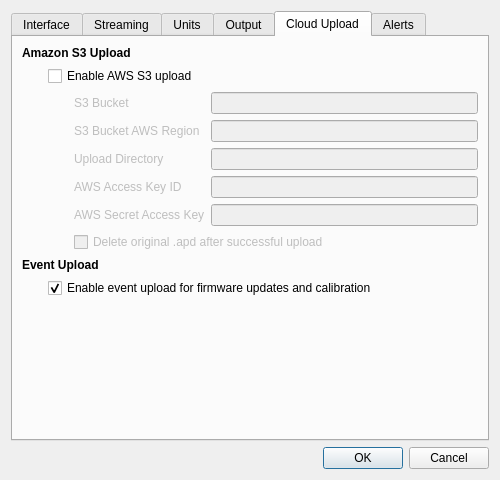
<?xml version="1.0" encoding="UTF-8"?>
<ui version="4.0">
 <class>PreferencesDialog</class>
 <widget class="QDialog" name="PreferencesDialog">
  <property name="geometry">
   <rect>
    <x>0</x>
    <y>0</y>
    <width>500</width>
    <height>480</height>
   </rect>
  </property>
  <property name="windowTitle">
   <string>Preferences</string>
  </property>
  <layout class="QGridLayout" name="gridLayout_5">
   <item row="0" column="0">
    <widget class="QTabWidget" name="tabWidget">
     <property name="currentIndex">
      <number>4</number>
     </property>
     <widget class="QWidget" name="interfaceTab">
      <attribute name="title">
       <string>Interface</string>
      </attribute>
      <layout class="QGridLayout" name="gridLayout_8" columnstretch="0,1">
       <item row="2" column="1">
        <widget class="QRadioButton" name="lightMode">
         <property name="text">
          <string>Light Mode</string>
         </property>
        </widget>
       </item>
       <item row="6" column="0" colspan="2">
        <spacer name="verticalSpacer_12">
         <property name="orientation">
          <enum>Qt::Vertical</enum>
         </property>
         <property name="sizeHint" stdset="0">
          <size>
           <width>369</width>
           <height>223</height>
          </size>
         </property>
        </spacer>
       </item>
       <item row="3" column="0" colspan="2">
        <widget class="QLabel" name="supplyChecksLabel">
         <property name="font">
          <font>
           <bold>true</bold>
          </font>
         </property>
         <property name="text">
          <string>Supply Checks</string>
         </property>
        </widget>
       </item>
       <item row="0" column="0" colspan="2">
        <widget class="QLabel" name="displayModeLabel">
         <property name="font">
          <font>
           <bold>true</bold>
          </font>
         </property>
         <property name="text">
          <string>Display Mode</string>
         </property>
        </widget>
       </item>
       <item row="1" column="1">
        <widget class="QRadioButton" name="darkMode">
         <property name="text">
          <string>Dark Mode</string>
         </property>
        </widget>
       </item>
       <item row="1" column="0">
        <spacer name="horizontalSpacer_6">
         <property name="orientation">
          <enum>Qt::Horizontal</enum>
         </property>
         <property name="sizeType">
          <enum>QSizePolicy::Fixed</enum>
         </property>
         <property name="sizeHint" stdset="0">
          <size>
           <width>20</width>
           <height>10</height>
          </size>
         </property>
        </spacer>
       </item>
       <item row="4" column="1">
        <widget class="QCheckBox" name="showSupplyChecks">
         <property name="text">
          <string>Show supply checks in device info panel</string>
         </property>
        </widget>
       </item>
      </layout>
     </widget>
     <widget class="QWidget" name="streamingTab">
      <attribute name="title">
       <string>Streaming</string>
      </attribute>
      <layout class="QGridLayout" name="gridLayout_3">
       <item row="1" column="0">
        <spacer name="horizontalSpacer_3">
         <property name="orientation">
          <enum>Qt::Horizontal</enum>
         </property>
         <property name="sizeType">
          <enum>QSizePolicy::Fixed</enum>
         </property>
         <property name="sizeHint" stdset="0">
          <size>
           <width>20</width>
           <height>10</height>
          </size>
         </property>
        </spacer>
       </item>
       <item row="1" column="1">
        <widget class="QCheckBox" name="automaticRGBCheckBox">
         <property name="text">
          <string>Automatically set RGB LEDs when connecting/disconnecting</string>
         </property>
         <property name="checked">
          <bool>true</bool>
         </property>
        </widget>
       </item>
       <item row="0" column="0" colspan="2">
        <widget class="QLabel" name="ledsLabel">
         <property name="font">
          <font>
           <bold>true</bold>
          </font>
         </property>
         <property name="text">
          <string>RGB LEDs</string>
         </property>
        </widget>
       </item>
       <item row="5" column="0" colspan="2">
        <spacer name="verticalSpacer_9">
         <property name="orientation">
          <enum>Qt::Vertical</enum>
         </property>
         <property name="sizeHint" stdset="0">
          <size>
           <width>369</width>
           <height>243</height>
          </size>
         </property>
        </spacer>
       </item>
       <item row="2" column="0" colspan="2">
        <widget class="QLabel" name="downsamplingLabel">
         <property name="font">
          <font>
           <bold>true</bold>
          </font>
         </property>
         <property name="text">
          <string>Downsampling (time domain graph only)</string>
         </property>
        </widget>
       </item>
       <item row="3" column="1">
        <widget class="QCheckBox" name="downsampleCheckBox">
         <property name="text">
          <string>Downsample high speed channels</string>
         </property>
         <property name="checked">
          <bool>true</bool>
         </property>
        </widget>
       </item>
       <item row="4" column="1">
        <widget class="QCheckBox" name="plotMeanCheckBox">
         <property name="text">
          <string>Plot 1 second mean</string>
         </property>
        </widget>
       </item>
      </layout>
     </widget>
     <widget class="QWidget" name="unitTab">
      <attribute name="title">
       <string>Units</string>
      </attribute>
      <layout class="QGridLayout" name="gridLayout">
       <item row="0" column="0" colspan="2">
        <widget class="QLabel" name="unitsLabel">
         <property name="font">
          <font>
           <bold>true</bold>
          </font>
         </property>
         <property name="text">
          <string>Display Units</string>
         </property>
        </widget>
       </item>
       <item row="1" column="0">
        <spacer name="horizontalSpacer">
         <property name="orientation">
          <enum>Qt::Horizontal</enum>
         </property>
         <property name="sizeType">
          <enum>QSizePolicy::Fixed</enum>
         </property>
         <property name="sizeHint" stdset="0">
          <size>
           <width>20</width>
           <height>10</height>
          </size>
         </property>
        </spacer>
       </item>
       <item row="4" column="0" colspan="2">
        <spacer name="verticalSpacer_7">
         <property name="orientation">
          <enum>Qt::Vertical</enum>
         </property>
         <property name="sizeHint" stdset="0">
          <size>
           <width>20</width>
           <height>0</height>
          </size>
         </property>
        </spacer>
       </item>
       <item row="1" column="1">
        <widget class="UnitPreferencesWidget" name="unitPreferences" native="true"/>
       </item>
      </layout>
     </widget>
     <widget class="QWidget" name="outputTab">
      <attribute name="title">
       <string>Output</string>
      </attribute>
      <layout class="QGridLayout" name="gridLayout_2" columnstretch="0,0,1,0">
       <item row="8" column="1">
        <spacer name="horizontalSpacer_9">
         <property name="orientation">
          <enum>Qt::Horizontal</enum>
         </property>
         <property name="sizeType">
          <enum>QSizePolicy::Fixed</enum>
         </property>
         <property name="sizeHint" stdset="0">
          <size>
           <width>20</width>
           <height>10</height>
          </size>
         </property>
        </spacer>
       </item>
       <item row="6" column="0" colspan="4">
        <widget class="QLabel" name="connectivityLabel">
         <property name="font">
          <font>
           <bold>true</bold>
          </font>
         </property>
         <property name="text">
          <string>Connectivity</string>
         </property>
        </widget>
       </item>
       <item row="1" column="1" colspan="3">
        <layout class="QHBoxLayout" name="horizontalLayout">
         <item>
          <widget class="QLineEdit" name="outputLocation"/>
         </item>
         <item>
          <widget class="QPushButton" name="browseButton">
           <property name="text">
            <string>Browse...</string>
           </property>
          </widget>
         </item>
        </layout>
       </item>
       <item row="5" column="3">
        <widget class="QSpinBox" name="compressionLevel">
         <property name="minimum">
          <number>0</number>
         </property>
         <property name="maximum">
          <number>9</number>
         </property>
         <property name="value">
          <number>6</number>
         </property>
        </widget>
       </item>
       <item row="0" column="0" colspan="4">
        <widget class="QLabel" name="outputLocationLabel">
         <property name="font">
          <font>
           <bold>true</bold>
          </font>
         </property>
         <property name="text">
          <string>Output Location</string>
         </property>
        </widget>
       </item>
       <item row="3" column="0" colspan="4">
        <widget class="QLabel" name="compressionLabel">
         <property name="font">
          <font>
           <bold>true</bold>
          </font>
         </property>
         <property name="text">
          <string>Compression</string>
         </property>
        </widget>
       </item>
       <item row="1" column="0">
        <spacer name="horizontalSpacer_2">
         <property name="orientation">
          <enum>Qt::Horizontal</enum>
         </property>
         <property name="sizeType">
          <enum>QSizePolicy::Fixed</enum>
         </property>
         <property name="sizeHint" stdset="0">
          <size>
           <width>20</width>
           <height>10</height>
          </size>
         </property>
        </spacer>
       </item>
       <item row="7" column="1" colspan="3">
        <widget class="QCheckBox" name="runModbusCheckBox">
         <property name="text">
          <string>Run Modbus TCP server (NOTE: devices must be enabled individually)</string>
         </property>
        </widget>
       </item>
       <item row="11" column="0" colspan="4">
        <spacer name="verticalSpacer_8">
         <property name="orientation">
          <enum>Qt::Vertical</enum>
         </property>
         <property name="sizeHint" stdset="0">
          <size>
           <width>369</width>
           <height>237</height>
          </size>
         </property>
        </spacer>
       </item>
       <item row="8" column="2">
        <widget class="QLabel" name="modbusPortLabel">
         <property name="enabled">
          <bool>false</bool>
         </property>
         <property name="text">
          <string>Modbus TCP Port (default 502)</string>
         </property>
        </widget>
       </item>
       <item row="5" column="1" colspan="2">
        <widget class="QLabel" name="compressionLevelLabel">
         <property name="text">
          <string>Compression Level (default 6)</string>
         </property>
        </widget>
       </item>
       <item row="8" column="3">
        <widget class="QSpinBox" name="modbusPort">
         <property name="enabled">
          <bool>false</bool>
         </property>
         <property name="minimum">
          <number>1</number>
         </property>
         <property name="maximum">
          <number>65535</number>
         </property>
         <property name="value">
          <number>502</number>
         </property>
        </widget>
       </item>
      </layout>
     </widget>
     <widget class="QWidget" name="uploadTab">
      <attribute name="title">
       <string>Cloud Upload</string>
      </attribute>
      <layout class="QGridLayout" name="gridLayout_4">
       <item row="2" column="1">
        <spacer name="horizontalSpacer_5">
         <property name="orientation">
          <enum>Qt::Horizontal</enum>
         </property>
         <property name="sizeType">
          <enum>QSizePolicy::Fixed</enum>
         </property>
         <property name="sizeHint" stdset="0">
          <size>
           <width>20</width>
           <height>10</height>
          </size>
         </property>
        </spacer>
       </item>
       <item row="3" column="3">
        <widget class="QLineEdit" name="awsRegion">
         <property name="enabled">
          <bool>false</bool>
         </property>
        </widget>
       </item>
       <item row="9" column="1" colspan="3">
        <widget class="QCheckBox" name="eventUploadEnabled">
         <property name="text">
          <string>Enable event upload for firmware updates and calibration</string>
         </property>
         <property name="checked">
          <bool>true</bool>
         </property>
        </widget>
       </item>
       <item row="1" column="0">
        <spacer name="horizontalSpacer_4">
         <property name="orientation">
          <enum>Qt::Horizontal</enum>
         </property>
         <property name="sizeType">
          <enum>QSizePolicy::Fixed</enum>
         </property>
         <property name="sizeHint" stdset="0">
          <size>
           <width>20</width>
           <height>10</height>
          </size>
         </property>
        </spacer>
       </item>
       <item row="6" column="3">
        <widget class="QLineEdit" name="uploadSecretAccessKey">
         <property name="enabled">
          <bool>false</bool>
         </property>
         <property name="echoMode">
          <enum>QLineEdit::PasswordEchoOnEdit</enum>
         </property>
        </widget>
       </item>
       <item row="5" column="3">
        <widget class="QLineEdit" name="uploadAccessKeyID">
         <property name="enabled">
          <bool>false</bool>
         </property>
        </widget>
       </item>
       <item row="10" column="0" colspan="4">
        <spacer name="verticalSpacer_10">
         <property name="orientation">
          <enum>Qt::Vertical</enum>
         </property>
         <property name="sizeHint" stdset="0">
          <size>
           <width>0</width>
           <height>0</height>
          </size>
         </property>
        </spacer>
       </item>
       <item row="6" column="2">
        <widget class="QLabel" name="uploadSecretAccessKeyLabel">
         <property name="enabled">
          <bool>false</bool>
         </property>
         <property name="text">
          <string>AWS Secret Access Key</string>
         </property>
        </widget>
       </item>
       <item row="1" column="1" colspan="3">
        <widget class="QCheckBox" name="enableUpload">
         <property name="text">
          <string>Enable AWS S3 upload</string>
         </property>
        </widget>
       </item>
       <item row="8" column="0" colspan="4">
        <widget class="QLabel" name="eventUploadLabel">
         <property name="font">
          <font>
           <bold>true</bold>
          </font>
         </property>
         <property name="text">
          <string>Event Upload</string>
         </property>
        </widget>
       </item>
       <item row="4" column="2">
        <widget class="QLabel" name="uploadDirectoryLabel">
         <property name="enabled">
          <bool>false</bool>
         </property>
         <property name="text">
          <string>Upload Directory</string>
         </property>
        </widget>
       </item>
       <item row="3" column="2">
        <widget class="QLabel" name="awsRegionLabel">
         <property name="enabled">
          <bool>false</bool>
         </property>
         <property name="text">
          <string>S3 Bucket AWS Region</string>
         </property>
        </widget>
       </item>
       <item row="4" column="3">
        <widget class="QLineEdit" name="uploadDirectory">
         <property name="enabled">
          <bool>false</bool>
         </property>
        </widget>
       </item>
       <item row="0" column="0" colspan="3">
        <widget class="QLabel" name="s3UploadLabel">
         <property name="font">
          <font>
           <bold>true</bold>
          </font>
         </property>
         <property name="text">
          <string>Amazon S3 Upload</string>
         </property>
        </widget>
       </item>
       <item row="5" column="2">
        <widget class="QLabel" name="uploadAccessKeyIDLabel">
         <property name="enabled">
          <bool>false</bool>
         </property>
         <property name="text">
          <string>AWS Access Key ID</string>
         </property>
        </widget>
       </item>
       <item row="7" column="2" colspan="2">
        <widget class="QCheckBox" name="uploadDeleteOriginal">
         <property name="enabled">
          <bool>false</bool>
         </property>
         <property name="text">
          <string>Delete original .apd after successful upload</string>
         </property>
        </widget>
       </item>
       <item row="2" column="2">
        <widget class="QLabel" name="s3BucketLabel">
         <property name="enabled">
          <bool>false</bool>
         </property>
         <property name="text">
          <string>S3 Bucket</string>
         </property>
        </widget>
       </item>
       <item row="2" column="3">
        <widget class="QLineEdit" name="s3Bucket">
         <property name="enabled">
          <bool>false</bool>
         </property>
        </widget>
       </item>
      </layout>
     </widget>
     <widget class="QWidget" name="alertTab">
      <attribute name="title">
       <string>Alerts</string>
      </attribute>
      <layout class="QGridLayout" name="gridLayout_6">
       <item row="1" column="0">
        <spacer name="horizontalSpacer_7">
         <property name="orientation">
          <enum>Qt::Horizontal</enum>
         </property>
         <property name="sizeType">
          <enum>QSizePolicy::Fixed</enum>
         </property>
         <property name="sizeHint" stdset="0">
          <size>
           <width>20</width>
           <height>10</height>
          </size>
         </property>
        </spacer>
       </item>
       <item row="0" column="0" colspan="3">
        <widget class="QLabel" name="alertEmailLabel">
         <property name="font">
          <font>
           <bold>true</bold>
          </font>
         </property>
         <property name="text">
          <string>Alert Email</string>
         </property>
        </widget>
       </item>
       <item row="3" column="0" colspan="3">
        <spacer name="verticalSpacer_11">
         <property name="orientation">
          <enum>Qt::Vertical</enum>
         </property>
         <property name="sizeHint" stdset="0">
          <size>
           <width>369</width>
           <height>284</height>
          </size>
         </property>
        </spacer>
       </item>
       <item row="2" column="2">
        <widget class="QWidget" name="smtpWidget" native="true">
         <property name="enabled">
          <bool>false</bool>
         </property>
         <property name="sizePolicy">
          <sizepolicy hsizetype="Minimum" vsizetype="Minimum">
           <horstretch>1</horstretch>
           <verstretch>1</verstretch>
          </sizepolicy>
         </property>
         <layout class="QGridLayout" name="gridLayout_7">
          <property name="leftMargin">
           <number>0</number>
          </property>
          <property name="topMargin">
           <number>0</number>
          </property>
          <property name="rightMargin">
           <number>0</number>
          </property>
          <property name="bottomMargin">
           <number>0</number>
          </property>
          <item row="1" column="0">
           <widget class="QLabel" name="toAddressLabel">
            <property name="text">
             <string>To Address</string>
            </property>
            <property name="buddy">
             <cstring>toAddress</cstring>
            </property>
           </widget>
          </item>
          <item row="8" column="0">
           <widget class="QLabel" name="smtpUserLabel">
            <property name="text">
             <string>SMTP User</string>
            </property>
            <property name="buddy">
             <cstring>smtpUser</cstring>
            </property>
           </widget>
          </item>
          <item row="0" column="1">
           <widget class="QLineEdit" name="fromAddress"/>
          </item>
          <item row="2" column="1">
           <widget class="QLineEdit" name="smtpHost"/>
          </item>
          <item row="9" column="0">
           <widget class="QLabel" name="smtpPasswordLabel">
            <property name="text">
             <string>SMTP Password</string>
            </property>
            <property name="buddy">
             <cstring>smtpPassword</cstring>
            </property>
           </widget>
          </item>
          <item row="9" column="1">
           <widget class="QLineEdit" name="smtpPassword">
            <property name="echoMode">
             <enum>QLineEdit::PasswordEchoOnEdit</enum>
            </property>
           </widget>
          </item>
          <item row="2" column="0">
           <widget class="QLabel" name="smtpHostLabel">
            <property name="text">
             <string>SMTP Server Host</string>
            </property>
            <property name="buddy">
             <cstring>smtpHost</cstring>
            </property>
           </widget>
          </item>
          <item row="5" column="0">
           <widget class="QRadioButton" name="useSSL">
            <property name="text">
             <string>SSL/TLS</string>
            </property>
           </widget>
          </item>
          <item row="0" column="0">
           <widget class="QLabel" name="fromAddressLabel">
            <property name="text">
             <string>From Address</string>
            </property>
            <property name="buddy">
             <cstring>fromAddress</cstring>
            </property>
           </widget>
          </item>
          <item row="3" column="0">
           <widget class="QLabel" name="smtpPortLabel">
            <property name="text">
             <string>SMTP Server Port</string>
            </property>
           </widget>
          </item>
          <item row="3" column="1">
           <widget class="QSpinBox" name="smtpPort">
            <property name="minimum">
             <number>1</number>
            </property>
            <property name="maximum">
             <number>65535</number>
            </property>
           </widget>
          </item>
          <item row="4" column="0">
           <widget class="QRadioButton" name="useSTARTTLS">
            <property name="text">
             <string>STARTTLS</string>
            </property>
            <property name="checked">
             <bool>true</bool>
            </property>
           </widget>
          </item>
          <item row="8" column="1">
           <widget class="QLineEdit" name="smtpUser"/>
          </item>
          <item row="6" column="0">
           <widget class="QRadioButton" name="noSecurity">
            <property name="text">
             <string>No Security</string>
            </property>
           </widget>
          </item>
          <item row="1" column="1">
           <widget class="QLineEdit" name="toAddress"/>
          </item>
          <item row="7" column="0" colspan="2">
           <widget class="QCheckBox" name="useAuthentication">
            <property name="text">
             <string>Use Authentication</string>
            </property>
            <property name="checked">
             <bool>true</bool>
            </property>
           </widget>
          </item>
          <item row="10" column="0">
           <widget class="QPushButton" name="testEmail">
            <property name="enabled">
             <bool>false</bool>
            </property>
            <property name="text">
             <string>Send Test Email</string>
            </property>
           </widget>
          </item>
         </layout>
        </widget>
       </item>
       <item row="2" column="1">
        <spacer name="horizontalSpacer_8">
         <property name="orientation">
          <enum>Qt::Horizontal</enum>
         </property>
         <property name="sizeType">
          <enum>QSizePolicy::Fixed</enum>
         </property>
         <property name="sizeHint" stdset="0">
          <size>
           <width>20</width>
           <height>10</height>
          </size>
         </property>
        </spacer>
       </item>
       <item row="1" column="1" colspan="2">
        <widget class="QCheckBox" name="enableAlertEmail">
         <property name="text">
          <string>Send email when alert is generated</string>
         </property>
        </widget>
       </item>
      </layout>
     </widget>
    </widget>
   </item>
   <item row="1" column="0">
    <widget class="QDialogButtonBox" name="buttonBox">
     <property name="orientation">
      <enum>Qt::Horizontal</enum>
     </property>
     <property name="standardButtons">
      <set>QDialogButtonBox::Cancel|QDialogButtonBox::Ok</set>
     </property>
    </widget>
   </item>
  </layout>
 </widget>
 <customwidgets>
  <customwidget>
   <class>UnitPreferencesWidget</class>
   <extends>QWidget</extends>
   <header location="global">hyperborea.unit_preferences</header>
   <container>1</container>
  </customwidget>
 </customwidgets>
 <tabstops>
  <tabstop>tabWidget</tabstop>
  <tabstop>enableAlertEmail</tabstop>
  <tabstop>fromAddress</tabstop>
  <tabstop>toAddress</tabstop>
  <tabstop>smtpHost</tabstop>
  <tabstop>useSTARTTLS</tabstop>
  <tabstop>useSSL</tabstop>
  <tabstop>noSecurity</tabstop>
  <tabstop>useAuthentication</tabstop>
  <tabstop>smtpUser</tabstop>
  <tabstop>smtpPassword</tabstop>
  <tabstop>downsampleCheckBox</tabstop>
  <tabstop>automaticRGBCheckBox</tabstop>
  <tabstop>outputLocation</tabstop>
  <tabstop>browseButton</tabstop>
  <tabstop>compressionLevel</tabstop>
  <tabstop>enableUpload</tabstop>
  <tabstop>uploadSecretAccessKey</tabstop>
  <tabstop>uploadDeleteOriginal</tabstop>
  <tabstop>s3Bucket</tabstop>
  <tabstop>awsRegion</tabstop>
  <tabstop>uploadDirectory</tabstop>
  <tabstop>uploadAccessKeyID</tabstop>
 </tabstops>
 <resources/>
 <connections>
  <connection>
   <sender>buttonBox</sender>
   <signal>accepted()</signal>
   <receiver>PreferencesDialog</receiver>
   <slot>accept()</slot>
   <hints>
    <hint type="sourcelabel">
     <x>275</x>
     <y>470</y>
    </hint>
    <hint type="destinationlabel">
     <x>157</x>
     <y>274</y>
    </hint>
   </hints>
  </connection>
  <connection>
   <sender>buttonBox</sender>
   <signal>rejected()</signal>
   <receiver>PreferencesDialog</receiver>
   <slot>reject()</slot>
   <hints>
    <hint type="sourcelabel">
     <x>343</x>
     <y>470</y>
    </hint>
    <hint type="destinationlabel">
     <x>286</x>
     <y>274</y>
    </hint>
   </hints>
  </connection>
  <connection>
   <sender>enableUpload</sender>
   <signal>toggled(bool)</signal>
   <receiver>s3BucketLabel</receiver>
   <slot>setEnabled(bool)</slot>
   <hints>
    <hint type="sourcelabel">
     <x>106</x>
     <y>69</y>
    </hint>
    <hint type="destinationlabel">
     <x>113</x>
     <y>93</y>
    </hint>
   </hints>
  </connection>
  <connection>
   <sender>enableUpload</sender>
   <signal>toggled(bool)</signal>
   <receiver>s3Bucket</receiver>
   <slot>setEnabled(bool)</slot>
   <hints>
    <hint type="sourcelabel">
     <x>231</x>
     <y>69</y>
    </hint>
    <hint type="destinationlabel">
     <x>235</x>
     <y>92</y>
    </hint>
   </hints>
  </connection>
  <connection>
   <sender>enableUpload</sender>
   <signal>toggled(bool)</signal>
   <receiver>uploadDirectoryLabel</receiver>
   <slot>setEnabled(bool)</slot>
   <hints>
    <hint type="sourcelabel">
     <x>143</x>
     <y>67</y>
    </hint>
    <hint type="destinationlabel">
     <x>168</x>
     <y>153</y>
    </hint>
   </hints>
  </connection>
  <connection>
   <sender>enableUpload</sender>
   <signal>toggled(bool)</signal>
   <receiver>uploadDirectory</receiver>
   <slot>setEnabled(bool)</slot>
   <hints>
    <hint type="sourcelabel">
     <x>192</x>
     <y>65</y>
    </hint>
    <hint type="destinationlabel">
     <x>340</x>
     <y>153</y>
    </hint>
   </hints>
  </connection>
  <connection>
   <sender>enableUpload</sender>
   <signal>toggled(bool)</signal>
   <receiver>uploadAccessKeyIDLabel</receiver>
   <slot>setEnabled(bool)</slot>
   <hints>
    <hint type="sourcelabel">
     <x>169</x>
     <y>68</y>
    </hint>
    <hint type="destinationlabel">
     <x>185</x>
     <y>179</y>
    </hint>
   </hints>
  </connection>
  <connection>
   <sender>enableUpload</sender>
   <signal>toggled(bool)</signal>
   <receiver>uploadAccessKeyID</receiver>
   <slot>setEnabled(bool)</slot>
   <hints>
    <hint type="sourcelabel">
     <x>356</x>
     <y>84</y>
    </hint>
    <hint type="destinationlabel">
     <x>388</x>
     <y>179</y>
    </hint>
   </hints>
  </connection>
  <connection>
   <sender>enableUpload</sender>
   <signal>toggled(bool)</signal>
   <receiver>uploadSecretAccessKeyLabel</receiver>
   <slot>setEnabled(bool)</slot>
   <hints>
    <hint type="sourcelabel">
     <x>207</x>
     <y>67</y>
    </hint>
    <hint type="destinationlabel">
     <x>171</x>
     <y>205</y>
    </hint>
   </hints>
  </connection>
  <connection>
   <sender>enableUpload</sender>
   <signal>toggled(bool)</signal>
   <receiver>uploadSecretAccessKey</receiver>
   <slot>setEnabled(bool)</slot>
   <hints>
    <hint type="sourcelabel">
     <x>258</x>
     <y>69</y>
    </hint>
    <hint type="destinationlabel">
     <x>375</x>
     <y>205</y>
    </hint>
   </hints>
  </connection>
  <connection>
   <sender>enableUpload</sender>
   <signal>toggled(bool)</signal>
   <receiver>uploadDeleteOriginal</receiver>
   <slot>setEnabled(bool)</slot>
   <hints>
    <hint type="sourcelabel">
     <x>279</x>
     <y>65</y>
    </hint>
    <hint type="destinationlabel">
     <x>309</x>
     <y>228</y>
    </hint>
   </hints>
  </connection>
  <connection>
   <sender>enableUpload</sender>
   <signal>toggled(bool)</signal>
   <receiver>awsRegionLabel</receiver>
   <slot>setEnabled(bool)</slot>
   <hints>
    <hint type="sourcelabel">
     <x>145</x>
     <y>72</y>
    </hint>
    <hint type="destinationlabel">
     <x>147</x>
     <y>120</y>
    </hint>
   </hints>
  </connection>
  <connection>
   <sender>enableUpload</sender>
   <signal>toggled(bool)</signal>
   <receiver>awsRegion</receiver>
   <slot>setEnabled(bool)</slot>
   <hints>
    <hint type="sourcelabel">
     <x>277</x>
     <y>68</y>
    </hint>
    <hint type="destinationlabel">
     <x>271</x>
     <y>124</y>
    </hint>
   </hints>
  </connection>
  <connection>
   <sender>enableAlertEmail</sender>
   <signal>toggled(bool)</signal>
   <receiver>smtpWidget</receiver>
   <slot>setEnabled(bool)</slot>
   <hints>
    <hint type="sourcelabel">
     <x>168</x>
     <y>84</y>
    </hint>
    <hint type="destinationlabel">
     <x>220</x>
     <y>217</y>
    </hint>
   </hints>
  </connection>
  <connection>
   <sender>useAuthentication</sender>
   <signal>toggled(bool)</signal>
   <receiver>smtpUser</receiver>
   <slot>setEnabled(bool)</slot>
   <hints>
    <hint type="sourcelabel">
     <x>186</x>
     <y>296</y>
    </hint>
    <hint type="destinationlabel">
     <x>304</x>
     <y>323</y>
    </hint>
   </hints>
  </connection>
  <connection>
   <sender>useAuthentication</sender>
   <signal>toggled(bool)</signal>
   <receiver>smtpPassword</receiver>
   <slot>setEnabled(bool)</slot>
   <hints>
    <hint type="sourcelabel">
     <x>248</x>
     <y>296</y>
    </hint>
    <hint type="destinationlabel">
     <x>353</x>
     <y>350</y>
    </hint>
   </hints>
  </connection>
  <connection>
   <sender>useAuthentication</sender>
   <signal>toggled(bool)</signal>
   <receiver>smtpUserLabel</receiver>
   <slot>setEnabled(bool)</slot>
   <hints>
    <hint type="sourcelabel">
     <x>167</x>
     <y>296</y>
    </hint>
    <hint type="destinationlabel">
     <x>135</x>
     <y>323</y>
    </hint>
   </hints>
  </connection>
  <connection>
   <sender>useAuthentication</sender>
   <signal>toggled(bool)</signal>
   <receiver>smtpPasswordLabel</receiver>
   <slot>setEnabled(bool)</slot>
   <hints>
    <hint type="sourcelabel">
     <x>181</x>
     <y>296</y>
    </hint>
    <hint type="destinationlabel">
     <x>136</x>
     <y>350</y>
    </hint>
   </hints>
  </connection>
  <connection>
   <sender>enableAlertEmail</sender>
   <signal>toggled(bool)</signal>
   <receiver>testEmail</receiver>
   <slot>setEnabled(bool)</slot>
   <hints>
    <hint type="sourcelabel">
     <x>128</x>
     <y>68</y>
    </hint>
    <hint type="destinationlabel">
     <x>160</x>
     <y>380</y>
    </hint>
   </hints>
  </connection>
  <connection>
   <sender>runModbusCheckBox</sender>
   <signal>toggled(bool)</signal>
   <receiver>modbusPortLabel</receiver>
   <slot>setEnabled(bool)</slot>
   <hints>
    <hint type="sourcelabel">
     <x>226</x>
     <y>187</y>
    </hint>
    <hint type="destinationlabel">
     <x>215</x>
     <y>214</y>
    </hint>
   </hints>
  </connection>
  <connection>
   <sender>runModbusCheckBox</sender>
   <signal>toggled(bool)</signal>
   <receiver>modbusPort</receiver>
   <slot>setEnabled(bool)</slot>
   <hints>
    <hint type="sourcelabel">
     <x>423</x>
     <y>187</y>
    </hint>
    <hint type="destinationlabel">
     <x>477</x>
     <y>214</y>
    </hint>
   </hints>
  </connection>
 </connections>
</ui>
